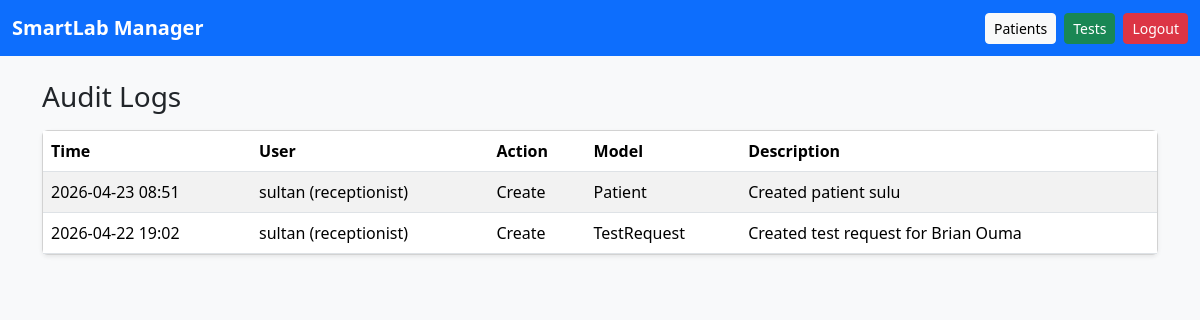
/auditlogs/ (signed in), run on the app's committed database.
### apps/auditlogs/models.py (models this page shows, shortened)
class AuditLog(models.Model):
    ACTION_CHOICES = (
        ('create', 'Create'),
        ('update', 'Update'),
        ('delete', 'Delete'),
        ('login', 'Login'),
    )
    user = models.ForeignKey(settings.AUTH_USER_MODEL, on_delete=models.SET_NULL, null=True, blank=True)
    action = models.CharField(max_length=20, choices=ACTION_CHOICES)
    model_name = models.CharField(max_length=100)
    object_id = models.PositiveIntegerField(default=0)
    description = models.TextField()
    timestamp = models.DateTimeField(auto_now_add=True)
    class Meta:
        ordering = ['-timestamp']

### apps/accounts/models.py (models this page shows)
class User(AbstractUser):
    ROLE_CHOICES = (
        ('admin', 'Admin'),
        ('lab_tech', 'Lab Technician'),
        ('receptionist', 'Receptionist'),
    )
    role = models.CharField(max_length=20, choices=ROLE_CHOICES, default='receptionist')
    phone = models.CharField(max_length=20, blank=True, null=True)
    def __str__(self):
        return f"{self.get_full_name() or self.username} ({self.role})"

### apps/auditlogs/views.py (the view)
# urls.py: path('', auditlog_list, name='list'),
@login_required
def auditlog_list(request):
    logs = AuditLog.objects.select_related('user').all()
    paginator = Paginator(logs, 20)
    page_obj = paginator.get_page(request.GET.get('page'))
    return render(request, 'auditlogs/auditlog_list.html', {'page_obj': page_obj})

### templates/auditlogs/auditlog_list.html (shortened to what this page needs)
{% extends 'base.html' %}
{% block content %}
<h1 class="h3 mb-3">Audit Logs</h1>
<div class="card shadow-sm">
    <div class="table-responsive">
        <table class="table table-striped mb-0">
            <thead><tr><th>Time</th><th>User</th><th>Action</th><th>Model</th><th>Description</th></tr></thead>
            <tbody>
                {% for log in page_obj %}
                <tr>
                    <td>{{ log.timestamp|date:'Y-m-d H:i' }}</td>
                    <td>{{ log.user|default:'System' }}</td>
                    <td>{{ log.get_action_display }}</td>
                    <td>{{ log.model_name }}</td>
                    <td>{{ log.description }}</td>
                </tr>
                {% empty %}
                <tr><td colspan="5" class="text-center text-muted py-4">No logs yet.</td></tr>
                {% endfor %}
            </tbody>
        </table>
    </div>
</div>
{% endblock %}

### data on the page
AuditLog: timestamp "2026-04-23 08:51", user "sultan (receptionist)", action "Create", model_name "Patient", description "Created patient sulu"
AuditLog: timestamp "2026-04-22 19:02", user "sultan (receptionist)", action "Create", model_name "TestRequest", description "Created test request for Brian Ouma"
